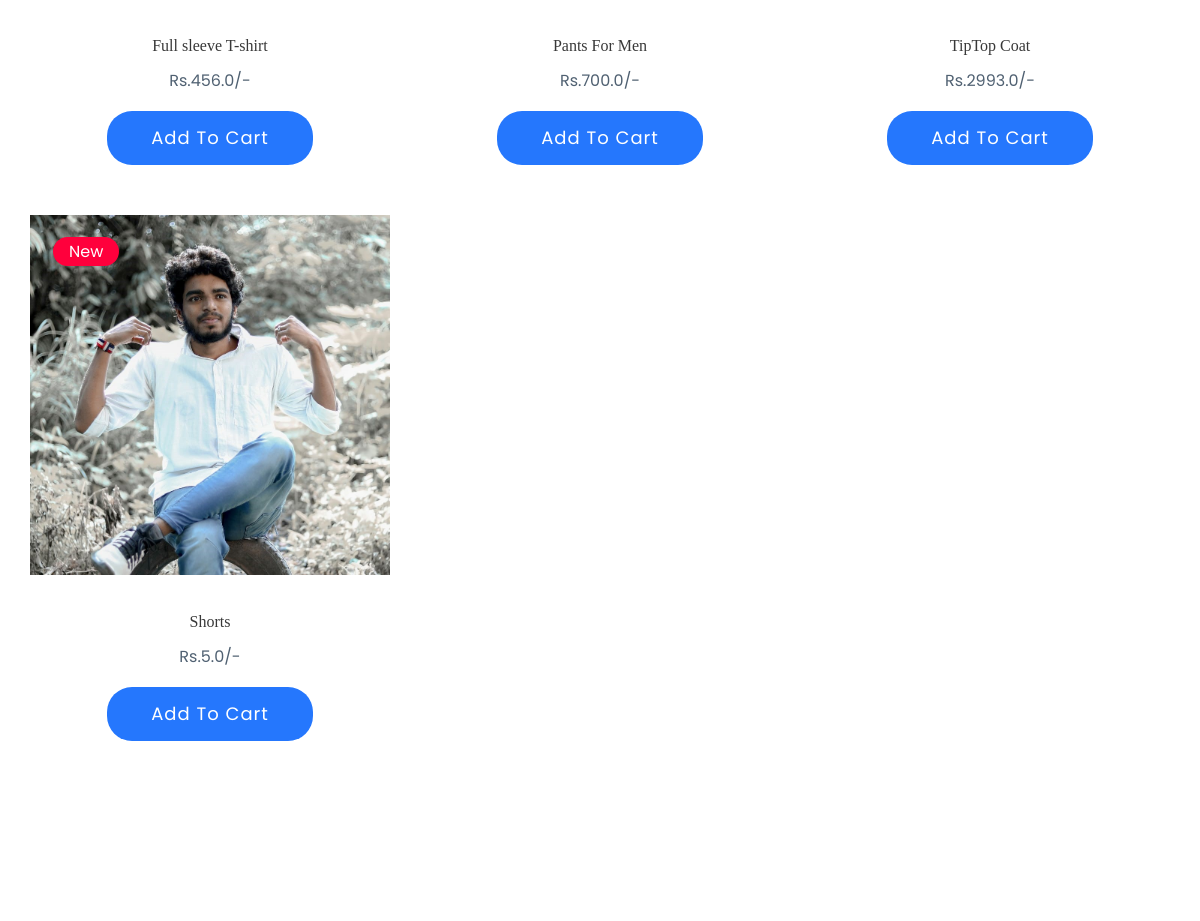
The app's page / (middle part), older data.
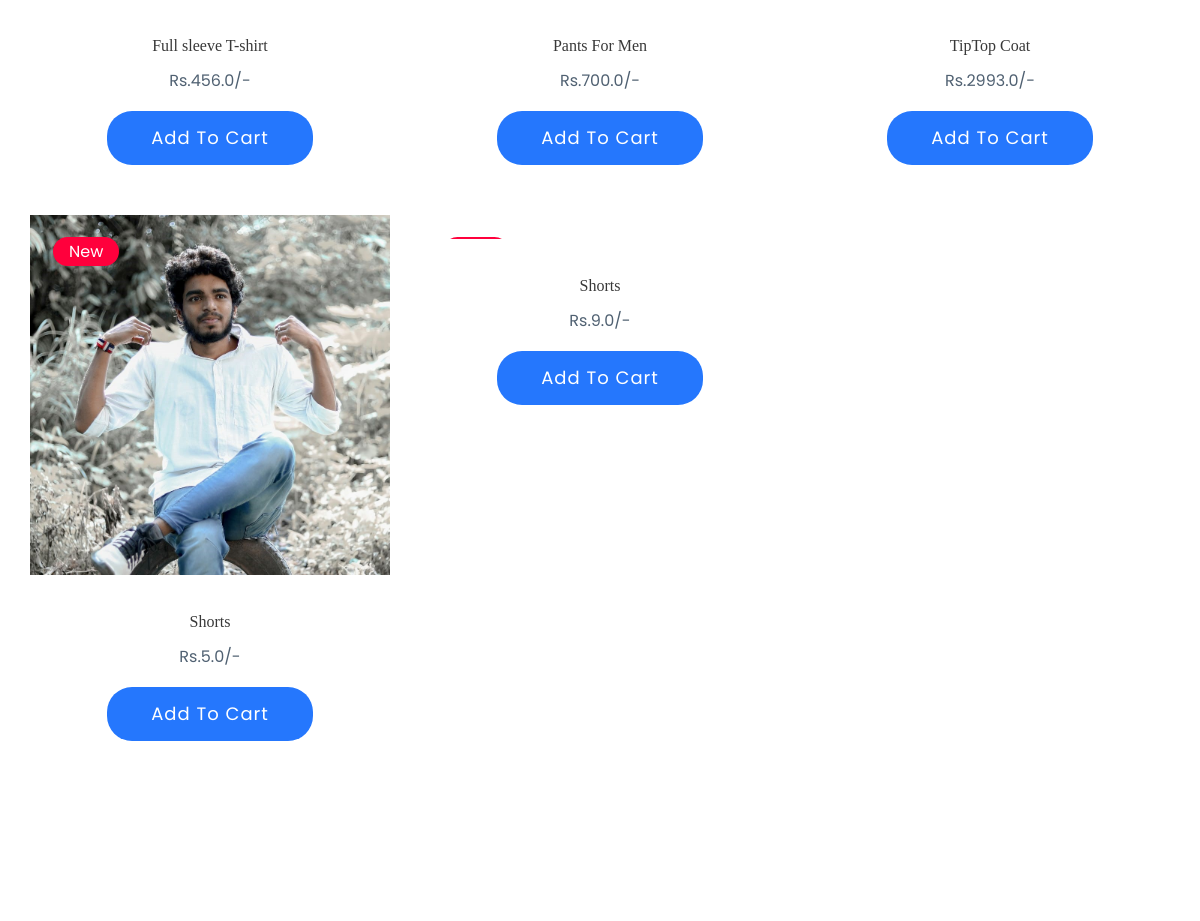
The same page, newer data.
### core/models.py (models this page shows, shortened)
class Products(models.Model):
    image = models.ImageField(upload_to='static/assets/img', blank=True, null= True)
    product_name= models.CharField(max_length=200)
    digital = models.BooleanField(default=False,null=True,blank=True)
    price = models.FloatField()
    @property
    def imageURL(self):
        try:
            url = self.image.url
        except:
            url = ''
        return url

### core/views.py (the view)
# urls.py: path('',views.index,name='index'),
def index(request):
    product = Products.objects.all()
    return render(request,'core/index.html',{'product':product})

### core/templates/core/index.html (shortened to what this page needs)
{% extends 'core/base.html' %}
{% load static %}
     {% block content %}
    <main>
        <section class="latest-product-area padding-bottom">
            <div class="container">
                <div class="tab-content" id="nav-tabContent">
                    <div class="tab-pane fade show active" id="nav-home" role="tabpanel" aria-labelledby="nav-home-tab">
                        <div class="row">
                            {% for p in product %}
                            <div class="col-xl-4 col-lg-4 col-md-6">
                                <div class="single-product mb-60">
                                    <form action="" method="POST">
                                        <div class="product-img">
                                        <img src="{{p.imageURL }}" alt="">
                                        <div class="new-product">
                                            <span>New</span>
                                        </div>
                                    </div>
                                    <div class="product-caption">
                                        <h4><a >{{p.product_name}}</a></h4>
                                        <div class="price text-center">
                                            <p>
                                                Rs.{{p.price}}/-
                                            </p>
                                        </div>
                                        <button class="btn btn-header">Add to Cart</button>
                                    </div>
                                    </form>
                                </div>
                            </div>
                            {% endfor %}
                        </div>
                    </div>
                </div>
            </div>
        </section>
    </main>
   {% endblock %}

### core/templates/core/base.html (shortened to what this page needs)
<!doctype html>
{% load static %}
<html class="no-js" lang="zxx">
    <head>
            <link rel="stylesheet" href="{% static 'assets/css/bootstrap.min.css' %}">
            <link rel="stylesheet" href="{% static 'assets/css/owl.carousel.min.css' %}">
            <link rel="stylesheet" href="{% static 'assets/css/flaticon.css' %}">
            <link rel="stylesheet" href="{% static 'assets/css/slicknav.css' %}">
            <link rel="stylesheet" href="{% static 'assets/css/animate.min.css' %}">
            <link rel="stylesheet" href="{% static 'assets/css/magnific-popup.css' %}">
            <link rel="stylesheet" href="{% static 'assets/css/fontawesome-all.min.css' %}">
            <link rel="stylesheet" href="{% static 'assets/css/themify-icons.css' %}">
            <link rel="stylesheet" href="{% static 'assets/css/slick.css' %}">
            <link rel="stylesheet" href="{% static 'assets/css/nice-select.css' %}">
            <link rel="stylesheet" href="{% static 'assets/css/style.css' %}">
   </head>
   <body>
   {% block content %}
   {% endblock %}
    </body>
</html>

Row changes from the older to the newer data that the page shows:
added Products: product_name "Shorts", price "9.0"
